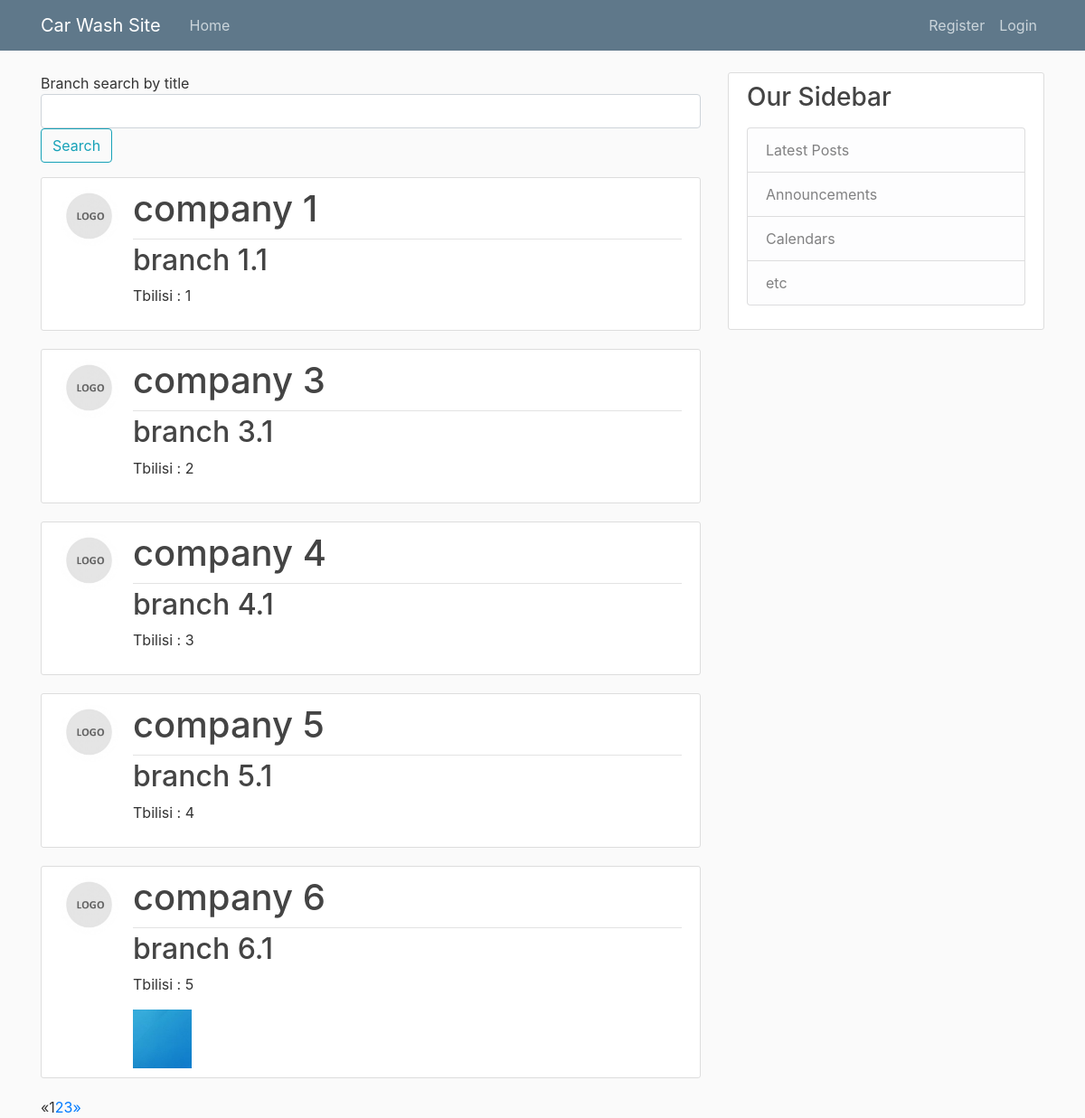
The page / on the database its author committed.
### car_wash_app/models.py (models this page shows, shortened)
class Branch(models.Model):
    company = models.ForeignKey(
        CompanyProfile,
        on_delete=models.CASCADE,
        verbose_name=_("Company"),
        related_name="branch",
    )
    title = models.CharField(max_length = 255, verbose_name=_('Branch'))
    location = models.OneToOneField(Location, on_delete = models.PROTECT, verbose_name = _("Location"))
    description = models.TextField(verbose_name=_("Description"))
    image = models.ImageField(null = True, blank = True, upload_to = "pictures", verbose_name=_("Image"))
    class Meta:
        verbose_name = _('Branch')
        verbose_name_plural = _('Branches')

class CompanyProfile(models.Model):
    company = models.OneToOneField(
        User,
        on_delete=models.CASCADE,
        verbose_name=_("Company"),
        related_name="company",
    )
    name  = models.CharField(max_length=100, verbose_name=_("Company Name"),null = True, blank = True)
    image = models.ImageField(default="default_logo.jpg", upload_to="logo_pics", verbose_name=_("Image"))
    mobile_number = models.CharField(
        max_length=20,
        verbose_name=_("Mobile Number"),
        null = True,
        blank = True,
    )
    def __str__(self):
        return f'{self.name}'

class Location(models.Model):
    city = models.CharField(max_length = 255, verbose_name = _("City"))
    street_address = models.CharField(max_length = 255, verbose_name = _('Street Address'))
    def __str__(self):
        return f'{self.city} : {self.street_address}'
    class Meta:
        unique_together = ['city', 'street_address']

### car_wash_app/views.py (the view)
# urls.py: 2. Add a URL to urlpatterns:  path('', views.home, name='home')
def home(request: WSGIRequest) -> HttpResponse:
    branches = Branch.objects.all()
    q = request.GET.get('q')
    if q:
        branches = Branch.objects.filter(title__icontains=q)
    page = request.GET.get('page', 1)
    paginator = Paginator(branches, 5)
    try:
        branches = paginator.page(page)
    except PageNotAnInteger:
        branches = paginator.page(1)
    except EmptyPage:
        branches = paginator.page(paginator.num_pages)
    return render(request, "car_wash_app/home.html", context={
        "branches": branches,
    })

### car_wash_app/templates/car_wash_app/home.html
{% extends "car_wash_app/base.html" %}
{% block content %}
  <form method="GET" action=".">
      Branch search by title
      <div class = "form-group">
          <input class = "textinput textInput form-control" id="search_branch" type="text" name="q" value="{{ request.GET.q }}">
          <button class = "btn btn-outline-info" >Search</button>
      </div>
  </form>
  {% for branch in branches %}
  <article class="media content-section">
      <img class = "rounded-circle article-img" src = "{{ branch.company.image.url }}">
      <div class="media-body">
        <div class="article-metadata">
          <h1>{{ branch.company }}</h1>
        </div>
        <h2><a class="article-title" href="{% url 'branch-detail' branch.id %}">{{ branch.title }}</a></h2>
        <p class="article-content">{{ branch.location }}</p>
        {% if branch.image %}
          <img class = "article-img" src = "{{ branch.image.url }}">
        {% endif %}
      </div>
    </article>
  {% endfor %}
  {% if branches.has_other_pages %}
    <ul class="pagination">
      {% if branches.has_previous %}
        <li><a href="?page={{ branches.previous_page_number }}">&laquo;</a></li>
      {% else %}
        <li class="disabled"><span>&laquo;</span></li>
      {% endif %}
      {% for i in branches.paginator.page_range %}
        {% if branches.number == i %}
          <li class="active"><span>{{ i }} <span class="sr-only">(current)</span></span></li>
        {% else %}
          <li><a href="?page={{ i }}">{{ i }}</a></li>
        {% endif %}
      {% endfor %}
      {% if branches.has_next %}
        <li><a href="?page={{ branches.next_page_number }}">&raquo;</a></li>
      {% else %}
        <li class="disabled"><span>&raquo;</span></li>
      {% endif %}
    </ul>
  {% endif %}
{% endblock content%}

### car_wash_app/templates/car_wash_app/base.html (shortened to what this page needs)
{% load static %}
<!DOCTYPE html>
<html>
    <head>
      <link rel="stylesheet" href="https://stackpath.bootstrapcdn.com/bootstrap/4.3.1/css/bootstrap.min.css">
      <link rel="stylesheet"  type = "text/css" href="{% static 'car_wash_app/main.css' %}" >
    </head>
    <body>
      <header class="site-header">
        <nav class="navbar navbar-expand-md navbar-dark bg-steel fixed-top">
          <div class="container">
            <a class="navbar-brand mr-4" href="{% url 'home' %}">Car Wash Site</a>
            <div class="collapse navbar-collapse" id="navbarToggle">
              <div class="navbar-nav mr-auto">
                <a class="nav-item nav-link" href="{% url 'home' %}">Home</a>
              </div>
              <div class="navbar-nav">
                {% if user.is_authenticated and user.status == 1 %}
                  <a class="nav-item nav-link" href="{% url 'profile' %}">Profile</a>
                  <a class="nav-item nav-link" href="{% url 'branch-create' %}">New Branch</a>
                  <a class="nav-item nav-link" href="{% url 'order-create' %}">New Order</a>
                  <a class="nav-item nav-link" href="{% url 'logout' %}">Logout</a>
                {% elif user.is_authenticated and user.status == 2 %}
                  <a class="nav-item nav-link" href="{% url 'employee-detail' %}">Profile</a>
                  <a class="nav-item nav-link" href="{% url 'logout' %}">Logout</a>
                {% else %}
                  <a class="nav-item nav-link" href="{% url 'company-register' %}">Register</a>
                  <a class="nav-item nav-link" href="{% url 'login' %}">Login</a>
                {% endif %}
              </div>
            </div>
          </div>
        </nav>
      </header>
      <main role="main" class="container">
        <div class="row">
          <div class="col-md-8">
            {% block content %}{% endblock %}
          </div>
          <div class="col-md-4">
            <div class="content-section">
              <h3>Our Sidebar</h3>
              <p class='text-muted'>
                <ul class="list-group">
                  <li class="list-group-item list-group-item-light">Latest Posts</li>
                  <li class="list-group-item list-group-item-light">Announcements</li>
                  <li class="list-group-item list-group-item-light">Calendars</li>
                  <li class="list-group-item list-group-item-light">etc</li>
                </ul>
              </p>
            </div>
          </div>
        </div>
      </main>
    </body>
</html>

### car_wash_app/static/car_wash_app/main.css (style rules this page uses)
body { background: #fafafa; color: #333333; margin-top: 5rem; }
h1, h2, h3, h4, h5, h6 { color: #444444; }
ul { margin: 0; }
.bg-steel { background-color: #5f788a; }
.site-header .navbar-nav .nav-link { color: #cbd5db; }
.content-section { background: #ffffff; padding: 10px 20px; border: 1px solid #dddddd; border-radius: 3px; margin-bottom: 20px; }
.article-title { color: #444444; }
.article-content { white-space: pre-line; }
.article-img { height: 65px; width: 65px; margin-right: 16px; }
.article-metadata { padding-bottom: 1px; margin-bottom: 4px; border-bottom: 1px solid #e3e3e3 }

### rows shown on the page
Branch: company.image (placeholder picture), company "company 1", title "branch 1.1", location "Tbilisi : 1"
Branch: company.image (placeholder picture), company "company 3", title "branch 3.1", location "Tbilisi : 2"
Branch: company.image (placeholder picture), company "company 4", title "branch 4.1", location "Tbilisi : 3"
Branch: company.image (placeholder picture), company "company 5", title "branch 5.1", location "Tbilisi : 4"
Branch: company.image (placeholder picture), company "company 6", title "branch 6.1", location "Tbilisi : 5", image (picture)

### other values the page prints
{{ i }} "1"
{{ i }} "2" "3"
